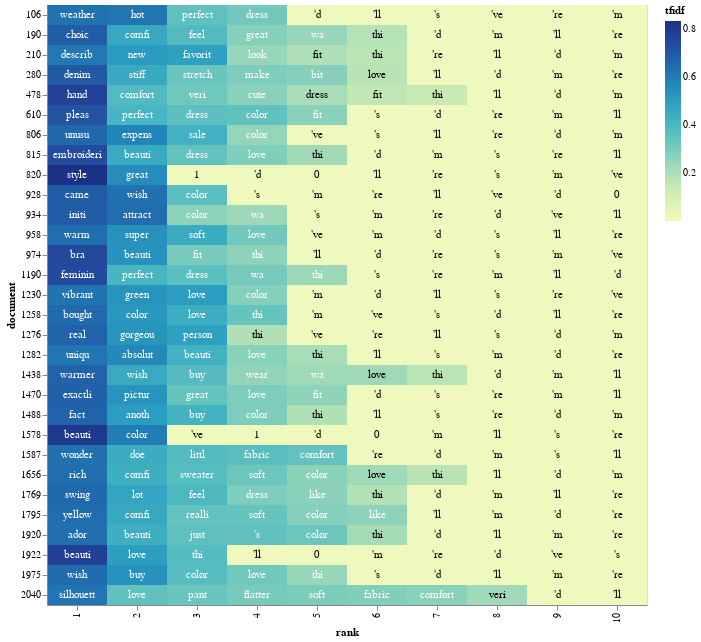

The code cell stored with this chart in its notebook:
### Markdown cell above
Some of the most important words in bad reviews are small, cheap, return and poor

### Code cell
df5 = df_idf.loc[df.Cons_rating==5]
df5=df5.loc[df5.max(axis=1)>=0.6]
df51=df5.iloc[0:30,:]

tfidf_df5 = df51.stack().reset_index()
tfidf_df5 = tfidf_df5.rename(columns={0:'tfidf', 'level_0': 'document','level_1': 'term', 'level_2': 'term'})
top_tfidf5 = tfidf_df5.sort_values(by=['document','tfidf'], ascending=[True,False]).groupby(['document']).head(10)


# adding a little randomness to break ties in term ranking
top_tfidf_plusRand = top_tfidf5.copy()
top_tfidf_plusRand['tfidf'] = top_tfidf_plusRand['tfidf'] + np.random.rand(top_tfidf5.shape[0])*0.000001

# base for all visualizations, with rank calculation
base = alt.Chart(top_tfidf_plusRand).encode(
    x = 'rank:O',
    y = 'document:N'
).transform_window(
    rank = "rank()",
    sort = [alt.SortField("tfidf", order="descending")],
    groupby = ["document"],
)

# heatmap specification
heatmap = base.mark_rect().encode(
    color = 'tfidf:Q'
)


# text labels, white for darker heatmap colors
text = base.mark_text(baseline='middle').encode(
    text = 'term:N',
    color = alt.condition(alt.datum.tfidf >= 0.23, alt.value('white'), alt.value('black'))
)

# display the three superimposed visualizations
(heatmap + text).properties(width = 600)

### Figure 1 — Vega-Lite specification as saved in the notebook (floating-point values rounded to 4 significant figures; data arrays with more than 128 entries replaced by an {"elided": "..."} marker saying what was removed)
{"config": {"view": {"continuousWidth": 300, "continuousHeight": 300}}, "layer": [{"mark": {"type": "rect"}, "encoding": {"color": {"field": "tfidf", "type": "quantitative"}, "x": {"field": "rank", "type": "ordinal"}, "y": {"field": "document", "type": "nominal"}}, "transform": [{"window": [{"op": "rank", "field": "", "as": "rank"}], "groupby": ["document"], "sort": [{"field": "tfidf", "order": "descending"}]}]}, {"mark": {"type": "text", "baseline": "middle"}, "encoding": {"color": {"condition": {"test": "(datum.tfidf >= 0.23)", "value": "white"}, "value": "black"}, "text": {"field": "term", "type": "nominal"}, "x": {"field": "rank", "type": "ordinal"}, "y": {"field": "document", "type": "nominal"}}, "transform": [{"window": [{"op": "rank", "field": "", "as": "rank"}], "groupby": ["document"], "sort": [{"field": "tfidf", "order": "descending"}]}]}], "data": {"name": "data-c1b84a62ba58436be6e5c664b2fe71a1"}, "width": 600, "$schema": "https://vega.github.io/schema/vega-lite/v5.14.1.json", "datasets": {"data-c1b84a62ba58436be6e5c664b2fe71a1": {"elided": "300 records"}}}
